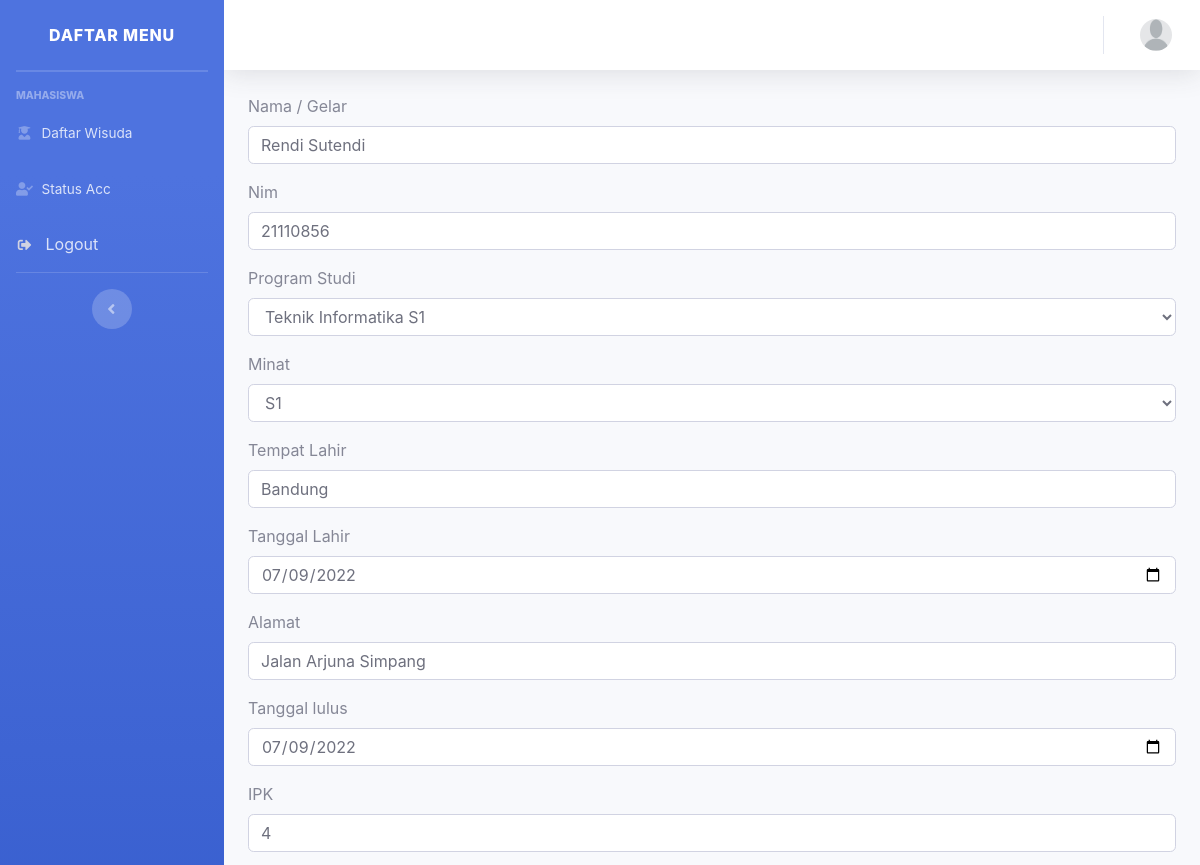
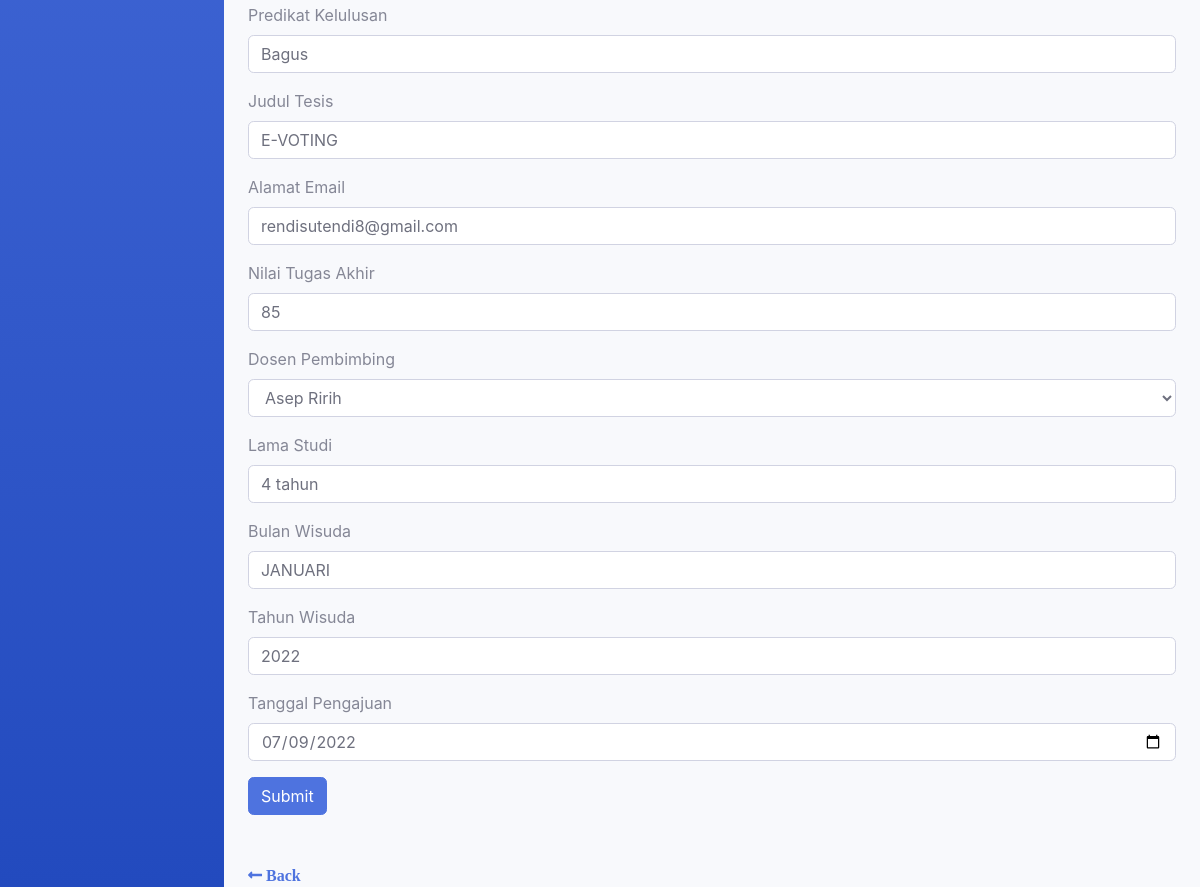
/mahasiswa/ubah/13, run on the app's committed database (2 pictures, top to bottom).
### tables this page shows
CREATE TABLE `wisuda` (
  `id_pengajuan` int(11) NOT NULL,
  `NIM` varchar(128) NOT NULL,
  `Tanggal_Lulus` date NOT NULL,
  `IPK` double NOT NULL,
  `Judul_Tesis` varchar(128) NOT NULL,
  `Nilai_ta` float NOT NULL,
  `Dosen_Pembimbing` varchar(128) NOT NULL,
  `Bulan_Wisuda` varchar(128) NOT NULL,
  `Tahun_Wisuda` varchar(128) NOT NULL,
  `Tgl_Pengajuan` date NOT NULL,
  `Status_Pengajuan` varchar(128) NOT NULL,
  `nama` varchar(128) NOT NULL,
  `program_studi` varchar(128) NOT NULL,
  `minat` varchar(128) NOT NULL,
  `tempat_lahir` varchar(128) NOT NULL,
  `alamat` varchar(128) NOT NULL,
  `tanggal_lahir` date NOT NULL,
  `predikat_kelulusan` varchar(128) NOT NULL,
  `email` varchar(128) NOT NULL,
  `lama_studi` varchar(128) NOT NULL
);

### application/controllers/Mahasiswa.php (called while the page is built, shortened)
<?php
class Mahasiswa extends CI_Controller
{
    public function __construct()
    {
        $this->load->library('form_validation');
        $this->load->model('M_user');
    }
    public function ubah($id)
    {
        $data['user']       = $this->M_user->tampil_data()->result();
        $data['title']      = 'Form Ubah Wisuda';
        $data['wisuda']     = $this->M_user->getAllPengajuanById($id);
        $data['user']       = $this->db->get_where('user', ['email' =>
        $this->session->userdata('email')])->row_array();
        $this->form_validation->set_rules('nim', 'nim', 'required');
        $this->form_validation->set_rules('tanggal_lulus', 'tanggal_lulus', 'required');
        $this->form_validation->set_rules('ipk', 'ipk', 'required');
        $this->form_validation->set_rules('judul_tesis', 'judul_tesis', 'required');
        $this->form_validation->set_rules('nilai_ta', 'nilai_ta', 'required');
        $this->form_validation->set_rules('dosen_pembimbing', 'dosen_pembimbing', 'required');
        $this->form_validation->set_rules('bulan_wisuda', 'bulan_wisuda', 'required');
        $this->form_validation->set_rules('tahun_wisuda', 'tahun_wisuda', 'required');
        $this->form_validation->set_rules('tgl_pengajuan', 'tgl_pengajuan', 'required');
        if ($this->form_validation->run() == FALSE) {
            $this->load->view('user/mahasiswa/header', $data);
            $this->load->view('user/mahasiswa/sidebar', $data);
            $this->load->view('user/mahasiswa/topbar', $data);
            $this->load->view('user/mahasiswa/ubah', $data);
            $this->load->view('user/mahasiswa/footer', $data);
        } else {
            $this->M_user->ubah_data();
            $this->session->set_flashdata('message', '<div class="alert alert-success" role="alert">
            Pengajuan Kamu Telah Diubah !</div>');
            redirect('mahasiswa/status');
        }
    }
}

### index.php (called while the page is built, shortened)
<?php
require_once BASEPATH.'core/CodeIgniter.php';

### application/models/M_user.php (called while the page is built, shortened)
<?php
class M_user extends CI_Model
{
    public function getAllPengajuanById($id)
    {
        return $this->db->get_where('wisuda', ['id_pengajuan' => $id])->row_array();
    }
}

### application/views/user/mahasiswa/ubah.php (the view, shortened to what this page needs)
<div class="container-fluid">
    <form action="" method="post">
        <div class="form-group">
            <label>Nama / Gelar</label>
            <input type="text" class="form-control" aria-describedby="emailHelp" name="nama" value="<?= $wisuda['nama'] ?>">
        </div>
        <div class="form-group">
            <label>Nim</label>
            <input type="number" class="form-control" aria-describedby="emailHelp" name="nim" value="<?= $wisuda['NIM'] ?>">
        </div>
        <div class="form-group">
            <label>Program Studi</label>
            <select class="form-control" name="program_studi">
                <option value="<?= $wisuda['program_studi'] ?>"><?= $wisuda['program_studi'] ?></option>
            </select>
        </div>
        <div class="form-group">
            <label>Minat</label>
            <select class="form-control" name="minat">
                <option value="<?= $wisuda['minat'] ?>"><?= $wisuda['minat'] ?></option>
            </select>
        </div>
        <div class="form-group">
            <label>Tempat Lahir</label>
            <input type="text" class="form-control" aria-describedby="emailHelp" name="tempat_lahir" value="<?= $wisuda['tempat_lahir'] ?>">
        </div>
        <div class="form-group">
            <label>Tanggal Lahir</label>
            <input type="date" class="form-control" aria-describedby="emailHelp" name="tanggal_lahir" value="<?= $wisuda['tanggal_lahir'] ?>">
        </div>
        <div class="form-group">
            <label>Alamat</label>
            <input type="text" class="form-control" aria-describedby="emailHelp" name="alamat" value="<?= $wisuda['alamat'] ?>">
        </div>
        <div class="form-group">
            <label>Tanggal lulus</label>
            <input type="date" class="form-control" aria-describedby="emailHelp" name="tanggal_lulus" value="<?= $wisuda['Tanggal_Lulus'] ?>">
        </div>
        <div class="form-group">
            <label>IPK</label>
            <input name="ipk" type="number" class="form-control" value="<?= $wisuda['IPK'] ?>">
        </div>
        <div class="form-group">
            <label>Predikat Kelulusan</label>
            <input type="text" class="form-control" aria-describedby="emailHelp" name="predikat_kelulusan" value="<?= $wisuda['predikat_kelulusan'] ?>">
        </div>
        <div class="form-group">
            <label>Judul Tesis</label>
            <input name="judul_tesis" type="text" class="form-control" value="<?= $wisuda['Judul_Tesis'] ?>">
        </div>
        <div class="form-group">
            <label>Alamat Email</label>
            <input type="text" class="form-control" aria-describedby="emailHelp" name="email" value="<?= $wisuda['email'] ?>">
        </div>
        <div class="form-group">
            <label>Nilai Tugas Akhir</label>
            <input name="nilai_ta" type="number" class="form-control" value="<?= $wisuda['Nilai_ta'] ?>">
        </div>
        <div class="form-group">
            <label>Dosen Pembimbing</label>
            <select class="form-control" name="dosen_pembimbing">
                <option value="<?= $wisuda['Dosen_Pembimbing'] ?>"><?= $wisuda['Dosen_Pembimbing'] ?></option>
            </select>
        </div>
        <div class="form-group">
            <label>Lama Studi</label>
            <input type="text" class="form-control" aria-describedby="emailHelp" name="lama_studi" value="<?= $wisuda['lama_studi'] ?>">
        </div>
        <div class="form-group">
            <label>Bulan Wisuda</label>
            <input type="text" name="bulan_wisuda" class="form-control" value="<?= $wisuda['Bulan_Wisuda'] ?>">
        </div>
        <div class="form-group">
            <label>Tahun Wisuda</label>
            <input name="tahun_wisuda" type="number" class="form-control" value="<?= $wisuda['Tahun_Wisuda'] ?>">
        </div>
        <div class="form-group">
            <label>Tanggal Pengajuan</label>
            <input name="tgl_pengajuan" type="date" class="form-control" value="<?= $wisuda['Tgl_Pengajuan'] ?>">
        </div>
        <button type="submit" class="btn btn-primary">Submit</button>
    </form>
    <br><br>
    <a href="<?php echo base_url('') ?>mahasiswa/status">
        <i class="fas fa-long-arrow-alt-left"> Back</i>
    </a>
</div>
</div>

### application/views/user/mahasiswa/header.php (shortened to what this page needs)
<!DOCTYPE html>
<html lang="en">
<head>
    <link href="<?php echo base_url('') ?>assets/vendor/fontawesome-free/css/all.min.css" rel="stylesheet" type="text/css">
    <link href="<?php echo base_url('') ?>assets/css/sb-admin-2.min.css" rel="stylesheet">
</head>
<body id="page-top">
    <div id="wrapper">

### application/views/user/mahasiswa/sidebar.php
<ul class="navbar-nav bg-gradient-primary sidebar sidebar-dark accordion" id="accordionSidebar">
    <a class="sidebar-brand d-flex align-items-center justify-content-center">
        <div class="sidebar-brand-text mx-3">DAFTAR MENU</div>
    </a>
    <hr class="sidebar-divider my-0">
    <hr class="sidebar-divider">
    <div class="sidebar-heading">
        Mahasiswa
    </div>
    <li class="nav-item">
        <a class="nav-link" href="<?php echo base_url('') ?>mahasiswa/daftarwisuda">
            <i class="fas fa-fw fa-user-graduate"></i>
            <span>Daftar Wisuda</span></a>
    </li>
    <li class="nav-item">
        <a class="nav-link" href="<?php echo base_url('') ?>mahasiswa/status">
            <i class="fas fa-fw fa-user-check"></i>
            <span>Status Acc</span></a>
    </li>
    <li class="nav-item">
        <a class="nav-link" href="<?php echo base_url('auth/logout') ?>" data-toggle="modal" data-target="#logoutModal">
            <i class="fas fa-sign-out-alt fa-sm fa-fw mr-2 text-gray-400"></i>
            Logout
        </a>
    </li>
    <hr class="sidebar-divider d-none d-md-block">
    <div class="text-center d-none d-md-inline">
        <button class="rounded-circle border-0" id="sidebarToggle"></button>
    </div>
</ul>

### application/views/user/mahasiswa/topbar.php (shortened to what this page needs)
<div id="content-wrapper" class="d-flex flex-column">
    <div id="content">
        <nav class="navbar navbar-expand navbar-light bg-white topbar mb-4 static-top shadow">
            <ul class="navbar-nav ml-auto">
                <li class="nav-item dropdown no-arrow">
                    <a class="nav-link dropdown-toggle" href="#" id="userDropdown" role="button" data-toggle="dropdown" aria-haspopup="true" aria-expanded="false">
                        <img class="img-profile rounded-circle" src="<?php echo base_url('') ?>assets/img/profile/default.jpg">
                    </a>
                </li>
            </ul>
        </nav>

### application/views/user/mahasiswa/footer.php (shortened to what this page needs)
</div>
</div>
</body>
</html>

### data on the page
wisuda: nama "Rendi Sutendi", nim "21110856", program_studi "Teknik Informatika S1", minat "S1", tempat_lahir "Bandung", tanggal_lahir "07/09/2022", alamat "Jalan Arjuna Simpang", tanggal_lulus "07/09/2022", ipk "4", predikat_kelulusan "Bagus", judul_tesis "E-VOTING", email "rendisutendi8@gmail.com", nilai_ta "85", dosen_pembimbing "Asep Ririh", lama_studi "4 tahun", bulan_wisuda "JANUARI", tahun_wisuda "2022", tgl_pengajuan "07/09/2022"
